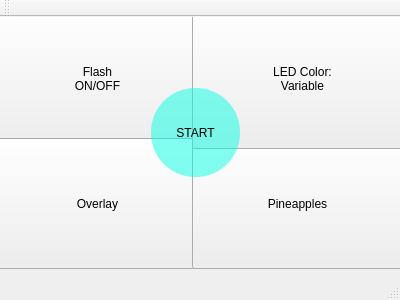
<?xml version="1.0" encoding="UTF-8"?>
<ui version="4.0">
 <class>MainWindow</class>
 <widget class="QMainWindow" name="MainWindow">
  <property name="geometry">
   <rect>
    <x>0</x>
    <y>0</y>
    <width>400</width>
    <height>300</height>
   </rect>
  </property>
  <property name="windowTitle">
   <string>MainWindow</string>
  </property>
  <widget class="QWidget" name="centralWidget">
   <widget class="QPushButton" name="cameraStart">
    <property name="enabled">
     <bool>true</bool>
    </property>
    <property name="geometry">
     <rect>
      <x>150</x>
      <y>70</y>
      <width>91</width>
      <height>91</height>
     </rect>
    </property>
    <property name="styleSheet">
     <string notr="true">.QPushButton#cameraStart {
border-radius: 45px;
border-style: solid;
border-width:2px;
padding: 10px 10px 10px 10px;
background-color: rgba(0, 255, 227, 125);
position: absolute;
}</string>
    </property>
    <property name="text">
     <string>START</string>
    </property>
   </widget>
   <widget class="QPushButton" name="flash">
    <property name="geometry">
     <rect>
      <x>-8</x>
      <y>-9</y>
      <width>211</width>
      <height>141</height>
     </rect>
    </property>
    <property name="styleSheet">
     <string notr="true">.QPushButton {
position: relative;
}</string>
    </property>
    <property name="text">
     <string>Flash
ON/OFF</string>
    </property>
   </widget>
   <widget class="QPushButton" name="LEDcolors">
    <property name="geometry">
     <rect>
      <x>192</x>
      <y>-9</y>
      <width>221</width>
      <height>141</height>
     </rect>
    </property>
    <property name="text">
     <string>LED Color: 
Variable</string>
    </property>
   </widget>
   <widget class="QPushButton" name="pushButton">
    <property name="geometry">
     <rect>
      <x>-8</x>
      <y>121</y>
      <width>211</width>
      <height>131</height>
     </rect>
    </property>
    <property name="text">
     <string>Overlay</string>
    </property>
   </widget>
   <widget class="QPushButton" name="pushButton_2">
    <property name="geometry">
     <rect>
      <x>192</x>
      <y>121</y>
      <width>211</width>
      <height>131</height>
     </rect>
    </property>
    <property name="text">
     <string>Pineapples</string>
    </property>
   </widget>
   <widget class="QWidget" name="widget" native="true">
    <property name="geometry">
     <rect>
      <x>-1</x>
      <y>-1</y>
      <width>401</width>
      <height>241</height>
     </rect>
    </property>
   </widget>
   <zorder>flash</zorder>
   <zorder>pushButton</zorder>
   <zorder>pushButton_2</zorder>
   <zorder>LEDcolors</zorder>
   <zorder>widget</zorder>
   <zorder>cameraStart</zorder>
   <zorder>cameraStart</zorder>
   <zorder>flash</zorder>
  </widget>
  <widget class="QMenuBar" name="menuBar">
   <property name="geometry">
    <rect>
     <x>0</x>
     <y>0</y>
     <width>400</width>
     <height>22</height>
    </rect>
   </property>
  </widget>
  <widget class="QToolBar" name="mainToolBar">
   <attribute name="toolBarArea">
    <enum>TopToolBarArea</enum>
   </attribute>
   <attribute name="toolBarBreak">
    <bool>false</bool>
   </attribute>
  </widget>
  <widget class="QStatusBar" name="statusBar"/>
 </widget>
 <layoutdefault spacing="6" margin="11"/>
 <resources/>
 <connections/>
</ui>
